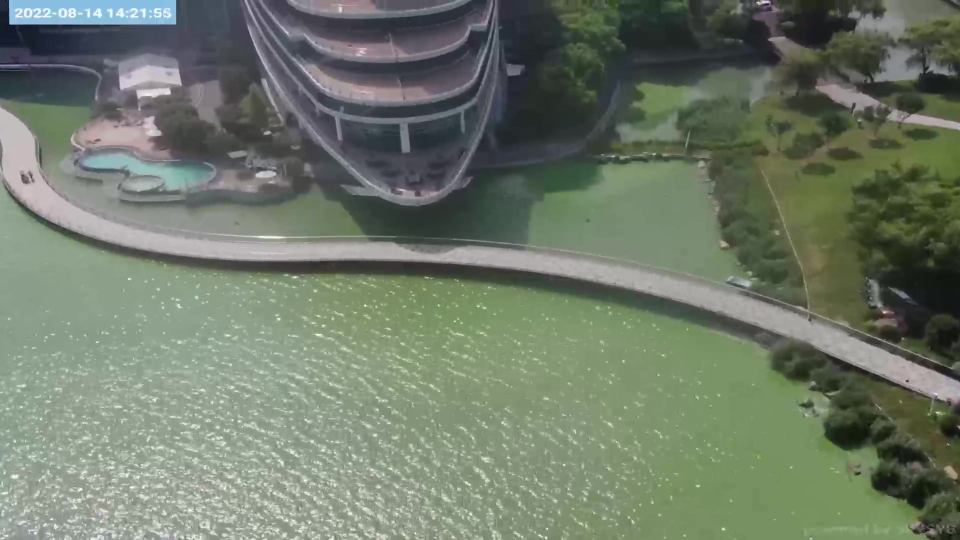
#> input picture Picmatch/ContinusePics/2.jpg, 1920 x 1080 px (shown at 1/2 size)
$ python way3.py
#> lines starting #> are read from the running program, lines starting #| are printed output that depends on the picture
import cv2
import numpy as np
from matplotlib import pyplot as plt

left = cv2.imread("./ContinusePics/2.jpg")
#> left is the input picture: shape (1080, 1920, 3); mean B, G, R 105.5, 121.8, 111.2
right = cv2.imread("./ContinusePics/1.jpg")
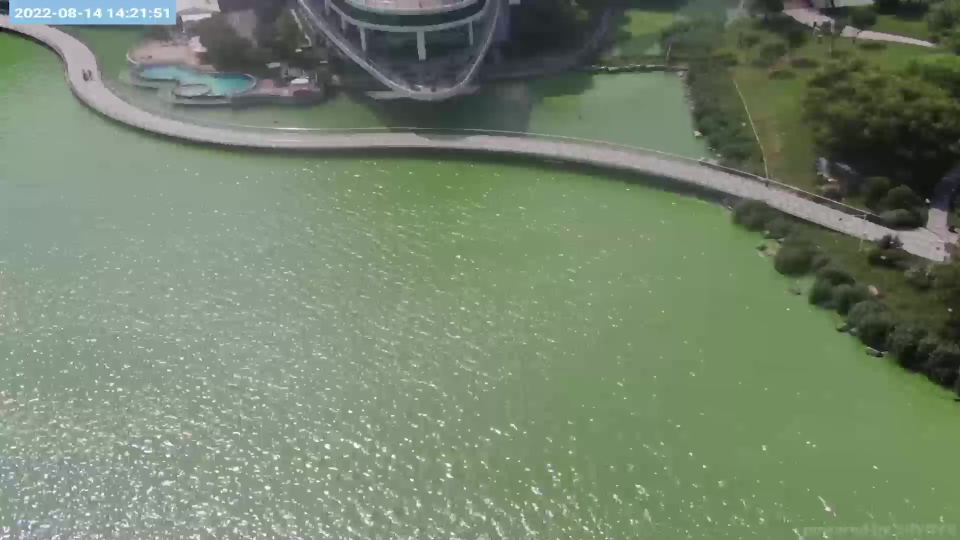
#> input picture Picmatch/ContinusePics/1.jpg, 1920 x 1080 px (shown at 1/2 size)
#> right is the input picture: shape (1080, 1920, 3); mean B, G, R 108.7, 131.3, 116.2

gray1 = cv2.cvtColor(left, cv2.THRESH_BINARY)
gray2 = cv2.cvtColor(right, cv2.THRESH_BINARY)

#创建SIFT对象
sift = cv2.SIFT_create()

#有两个必须的参数，第一个是求解特征点和特征向量的图像。第二个参数决定是否对特定区域求解，传入一个mask。
#返回值kps是对图像求解的特征点，是一个一维向量，其中每一个元素属于keypoint类型。dp是与kps对性的特征向量，也是一个列表，其中每一个元素是长度为128的向量.
kpsA, dpA = sift.detectAndCompute(gray1, None)
#> kpsA = 5167 keypoints; strongest (x, y, size): (1814, 762, 3.3), (38, 30, 27.6), (24, 44, 8.3), (1128, 930, 2.7)
kpsB, dpB = sift.detectAndCompute(gray2, None)
#> kpsB = 3994 keypoints; strongest (x, y, size): (1855, 401, 4.9), (823, 960, 3.9), (1408, 933, 3.4), (700, 823, 4.1)

#大力出奇迹
bf = cv2.BFMatcher()

matches = bf.knnMatch(dpA, dpB, k=2)
#> matches = 5167 matches
#去除不可靠的匹配
good_matches = []
for m in matches:
    if len(m) == 2 and m[0].distance < 0.4 * m[1].distance:
        good_matches.append((m[0].queryIdx, m[0].trainIdx))
#> after the loop, good_matches = 38 pairs, first value 85 to 4528, second value 82 to 3511

kps1 = np.float32([kp.pt for kp in kpsA])
#> kps1 = 5167 pairs, first value 2.4 to 1915.4, second value 3.75 to 1077.2
kps2 = np.float32([kp.pt for kp in kpsB])
#> kps2 = 3994 pairs, first value 3.13 to 1916.3, second value 4.92 to 1077.2
kps1 = np.float32([kps1[a[0]] for a in good_matches])
#> kps1 = 38 pairs, first value 32.38 to 1548.7, second value 16.91 to 708.8
kps2 = np.float32([kps2[a[1]] for a in good_matches])
#> kps2 = 38 pairs, first value 32.74 to 1472.5, second value 17.11 to 426.9

M, status = cv2.findHomography(kps2, kps1, cv2.RANSAC, 4.0)
#> M = [[1, 0.0366, -0.855], [8.88e-05, 0.989, 0.215], [-3.65e-06, 0.000106, 1]]; status = 38 values, max 1 at index 0, min 0 at index 21, mean 0.658
result = cv2.warpPerspective(right, M, (left.shape[1] + right.shape[1], right.shape[0]))
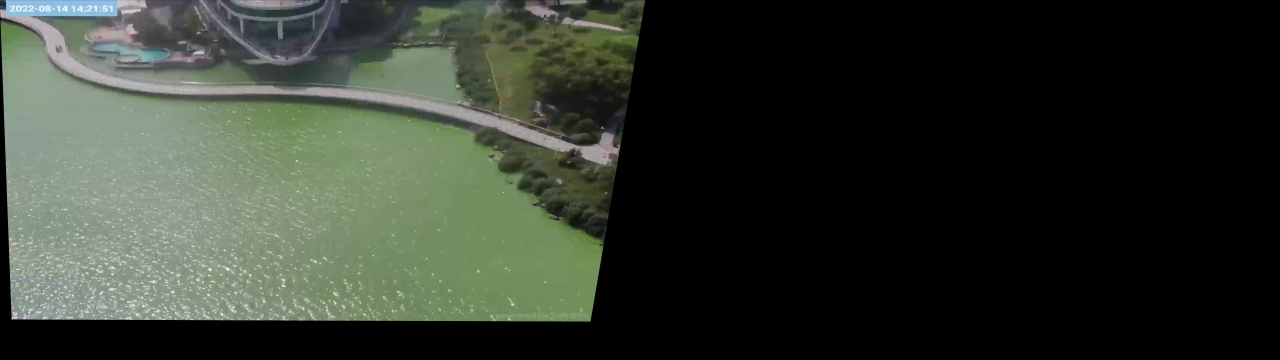
#> result: shape (1080, 3840, 3) (shown at 1/3 size); mean B, G, R 45.8, 55.1, 48.9

result[0:left.shape[0], 0:left.shape[1]] = left
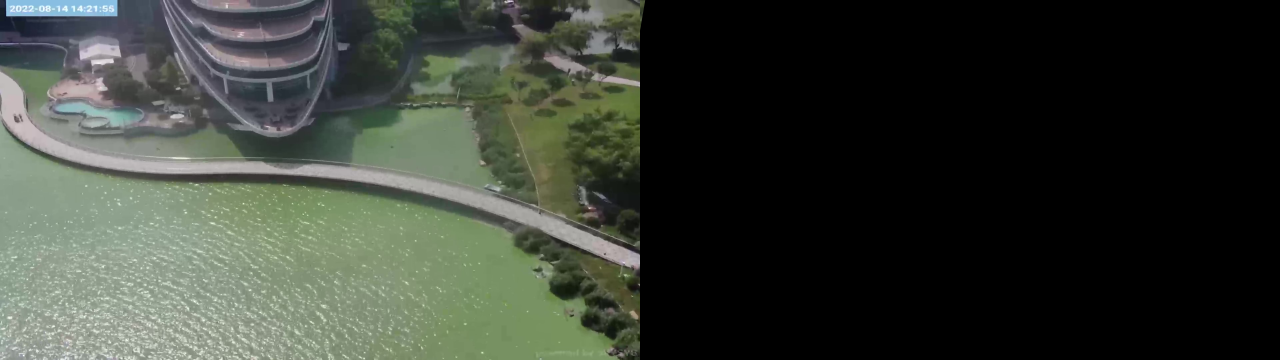
#> result: shape (1080, 3840, 3) (shown at 1/3 size); mean B, G, R 52.7, 60.9, 55.6

# cv2.imshow("left", left)
# cv2.imshow("right", right)
# cv2.imshow("result", result)

plt.subplot(221), plt.imshow(left), plt.title('left')
plt.subplot(222), plt.imshow(right), plt.title('right')
plt.subplot(223), plt.imshow(result), plt.title('result')
plt.show()
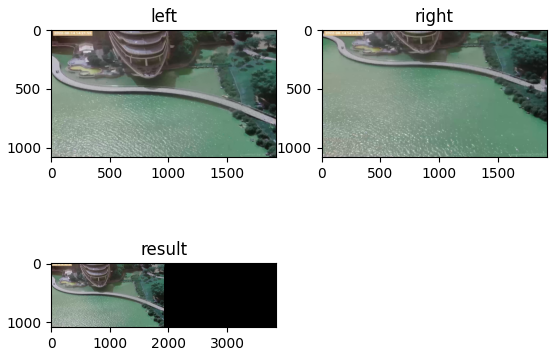
#> figure drawn by matplotlib, 3 panels; B, G, R data is drawn as R, G, B
cv2.waitKey(0)
cv2.destroyAllWindows()
